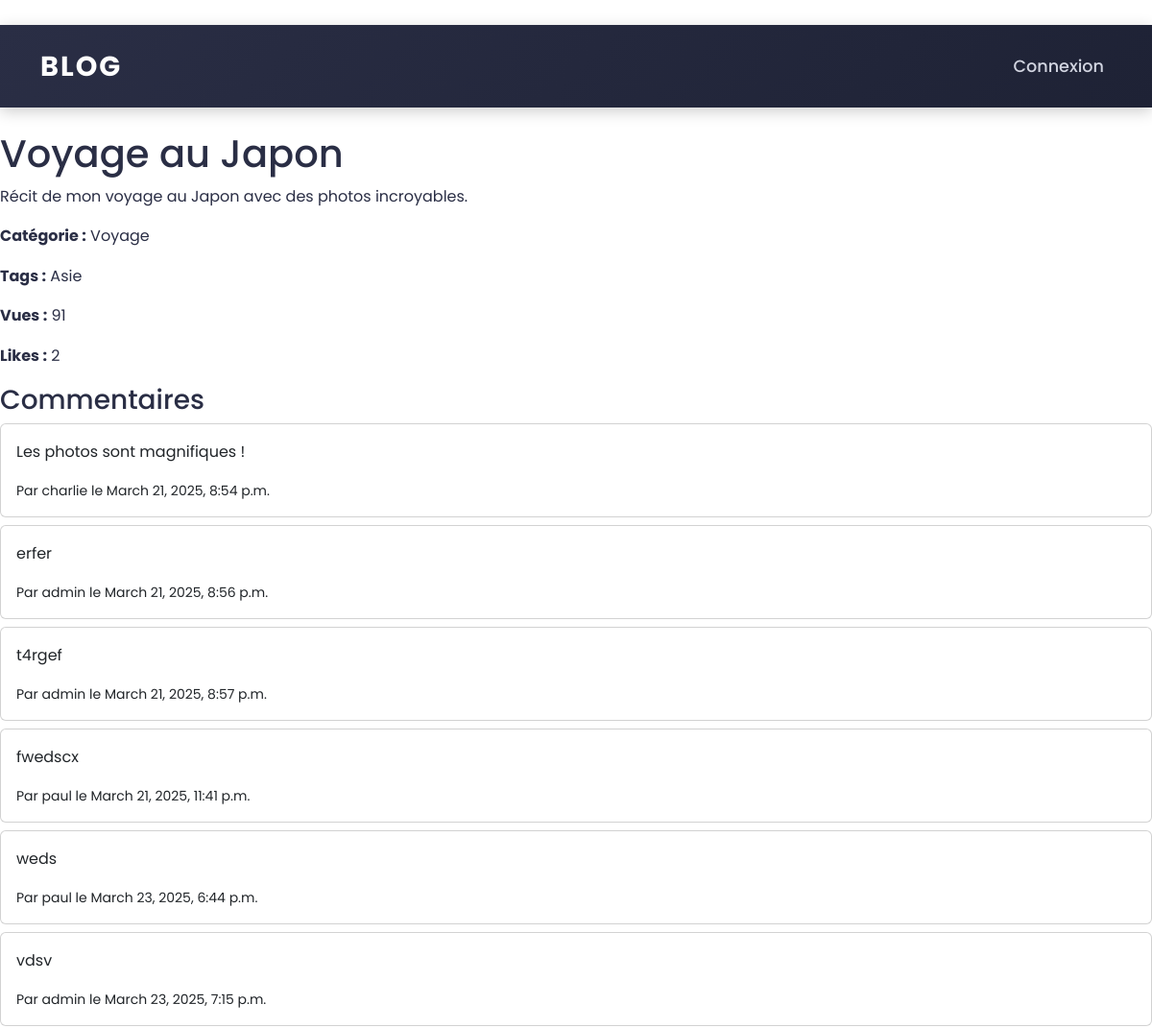
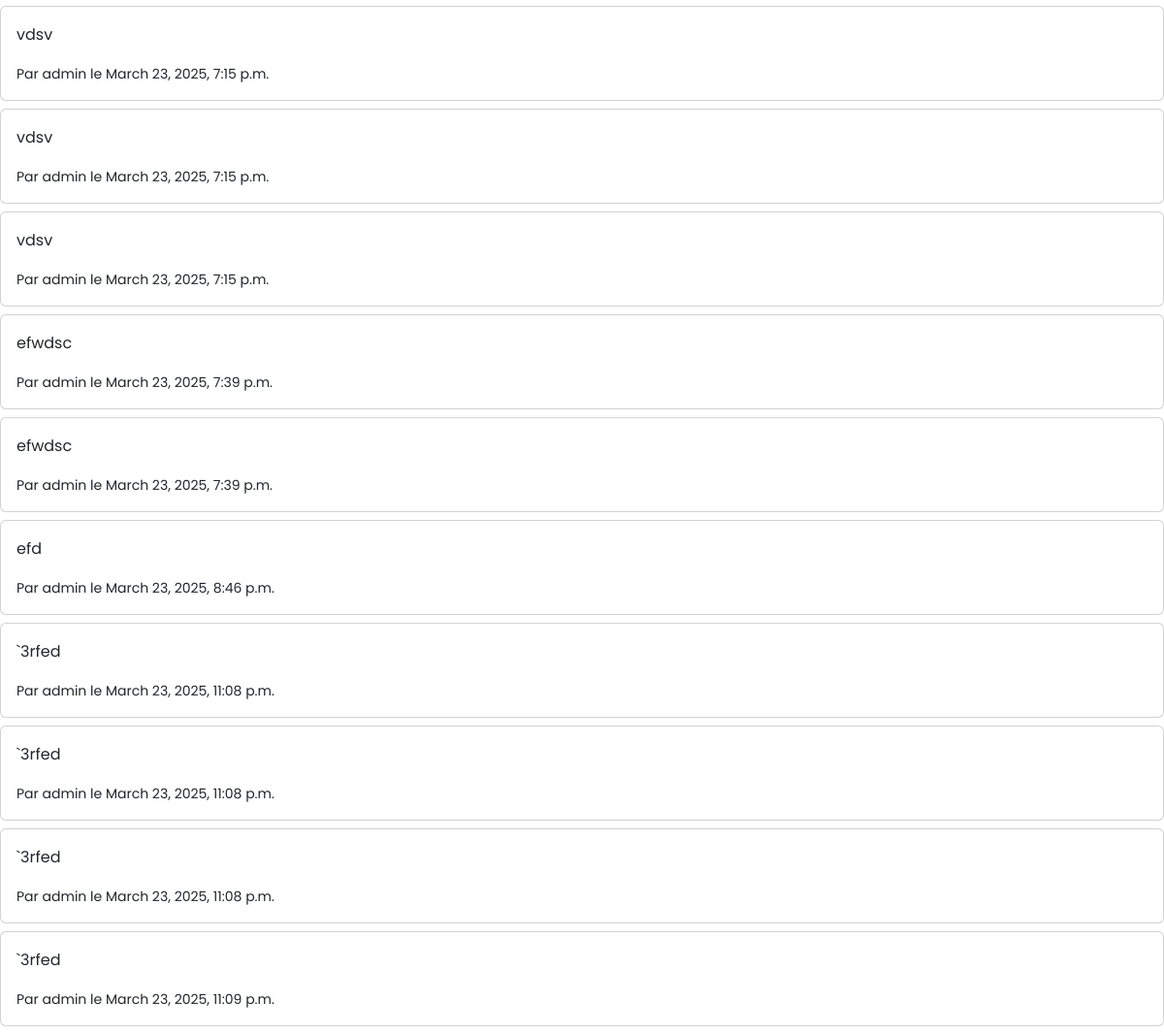
Screenshot of /article/2/ with the database file from the repository (2 pictures, top to bottom).
### blog/models.py (models this page shows, shortened)
class Article(models.Model):
    title = models.CharField(max_length=200)
    content = models.TextField()
    author = models.ForeignKey(User, on_delete=models.CASCADE)
    category = models.ForeignKey(Category, on_delete=models.SET_NULL, null=True)
    tags = models.ManyToManyField(Tag)
    created_at = models.DateTimeField(auto_now_add=True)
    updated_at = models.DateTimeField(auto_now=True)
    views = models.PositiveIntegerField(default=0)
    likes = models.ManyToManyField(User, related_name='liked_articles', blank=True)

class Category(models.Model):
    name = models.CharField(max_length=100, unique=True)
    def __str__(self):
        return self.name

class Tag(models.Model):
    name = models.CharField(max_length=50, unique=True)

class Comment(models.Model):
    article = models.ForeignKey(Article, on_delete=models.CASCADE, related_name='comments')
    author = models.ForeignKey(User, on_delete=models.CASCADE)
    content = models.TextField()
    created_at = models.DateTimeField(auto_now_add=True)

### blog/views.py (the view)
# urls.py: path('article/<int:article_id>/', views.article_detail, name='article_detail'),
def article_detail(request, article_id):
    article = get_object_or_404(Article, id=article_id)
    article.views += 1
    article.save()
    is_ajax = request.headers.get('X-Requested-With') == 'XMLHttpRequest'
    if request.method == 'POST':
        if not request.user.is_authenticated:
            if is_ajax:
                return JsonResponse({'success': False, 'error': 'Utilisateur non connecté'}, status=401)
            return redirect('login')
        form = CommentForm(request.POST)
        if form.is_valid():
            comment = form.save(commit=False)
            comment.article = article
            comment.author = request.user
            comment.save()
            Notification.objects.create(
                user=article.author,
                message=f"{request.user.username} a commenté votre article : {article.title}",
                is_read=False,
                is_displayed=False
            )
            if is_ajax:
                return JsonResponse({
                    'success': True,
                    'author': request.user.username,
                    'content': comment.content
                }, status=200)
            messages.success(request, 'Commentaire ajouté !')
            return redirect('article_detail', article_id=article.id)
        else:
            if is_ajax:
                return JsonResponse({'success': False, 'error': 'Formulaire invalide'}, status=400)
            messages.error(request, 'Erreur dans le formulaire.')
    else:
        form = CommentForm()
    unread_notifications = 0
    if request.user.is_authenticated:
        unread_notifications = Notification.objects.filter(user=request.user, is_read=False).count()
    return render(request, 'blog/article_detail.html', {
        'article': article,
        'form': form,
        'unread_notifications': unread_notifications,
    })

### blog/templates/blog/article_detail.html (shortened to what this page needs)
﻿{% extends 'blog/base.html' %}
{% block content %}
    <h1>{{ article.title }}</h1>
    <p>{{ article.content }}</p>
    <p><strong>Catégorie :</strong> {{ article.category }}</p>
    <p><strong>Tags :</strong> {% for tag in article.tags.all %}{{ tag.name }} {% endfor %}</p>
    <p><strong>Vues :</strong> {{ article.views }}</p>
    <p><strong>Likes :</strong> {{ article.likes.count }}</p>
    <h3>Commentaires</h3>
    {% for comment in article.comments.all %}
        <div class="card mb-2">
            <div class="card-body">
                <p>{{ comment.content }}</p>
                <small>Par {{ comment.author }} le {{ comment.created_at }}</small>
            </div>
        </div>
    {% empty %}
        <p>Aucun commentaire.</p>
    {% endfor %}
{% endblock %}

### blog/templates/blog/base.html (style rules this page uses)
* { margin: 0; padding: 0; box-sizing: border-box; font-family: 'Poppins', sans-serif; }
body { background: #fff; color: #2a2e45; line-height: 1.6; overflow-x: hidden; }

### rows the page displays
Article: title "Voyage au Japon", content "Récit de mon voyage au Japon avec des photos incroyables.", category "Voyage", views "91", likes.count "2"
Tag: name "Asie"
Comment: content "Les photos sont magnifiques !", author "charlie", created_at "March 21, 2025, 8:54 p.m."
Comment: content "erfer", author "admin", created_at "March 21, 2025, 8:56 p.m."
Comment: content "t4rgef", author "admin", created_at "March 21, 2025, 8:57 p.m."
Comment: content "fwedscx", author "paul", created_at "March 21, 2025, 11:41 p.m."
Comment: content "weds", author "paul", created_at "March 23, 2025, 6:44 p.m."
Comment: content "vdsv", author "admin", created_at "March 23, 2025, 7:15 p.m."
Comment: content "vdsv", author "admin", created_at "March 23, 2025, 7:15 p.m."
Comment: content "vdsv", author "admin", created_at "March 23, 2025, 7:15 p.m."
Comment: content "vdsv", author "admin", created_at "March 23, 2025, 7:15 p.m."
Comment: content "efwdsc", author "admin", created_at "March 23, 2025, 7:39 p.m."
Comment: content "efwdsc", author "admin", created_at "March 23, 2025, 7:39 p.m."
Comment: content "efd", author "admin", created_at "March 23, 2025, 8:46 p.m."
Comment: content "`3rfed", author "admin", created_at "March 23, 2025, 11:08 p.m."
Comment: content "`3rfed", author "admin", created_at "March 23, 2025, 11:08 p.m."
Comment: content "`3rfed", author "admin", created_at "March 23, 2025, 11:08 p.m."
Comment: content "`3rfed", author "admin", created_at "March 23, 2025, 11:09 p.m."
